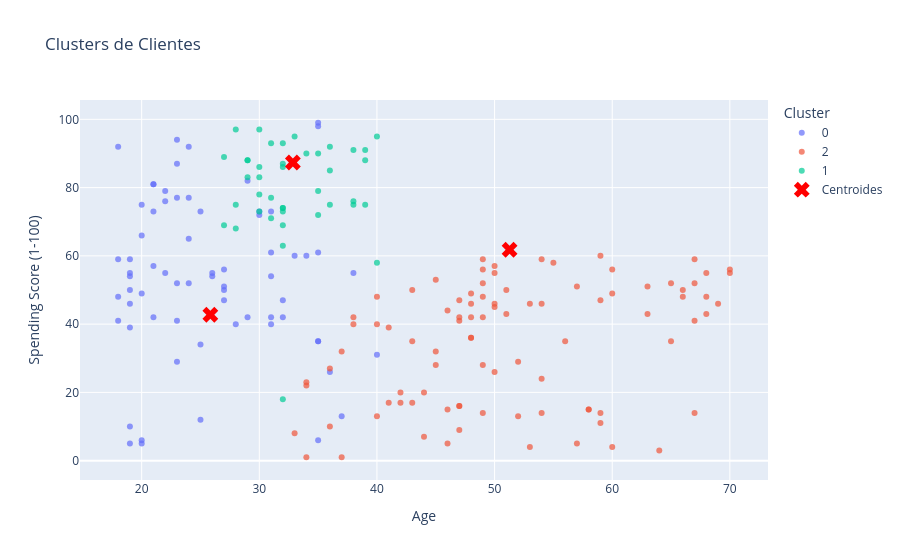

Write notebook code for a chart like this one.
### Code cell
# Criando um df com os dados originais e  rótulos de cluster
pen_clusters = pd.DataFrame({
    'Age': df['Age'],
    'Spending Score (1-100)': df['Spending Score (1-100)'],
    'cluster': labels.astype(str)
})

# Plotar os pontos de dados coloridos
fig = px.scatter(pen_clusters, x='Age', y='Spending Score (1-100)', color='cluster',
                 color_continuous_scale='viridis', opacity=0.7,
                 title='Clusters de Clientes')

# Adicionar os centroides ao gráfico
fig.add_scatter(x=centroides_originais[:, 0], y=centroides_originais[:, 1],
                mode='markers', marker=dict(color='red', symbol='x', size=14),
                name='Centroides')


fig.update_layout(xaxis_title='Age', yaxis_title='Spending Score (1-100)',
                  legend_title='Cluster')
fig.show()

### Figure 1 — Plotly figure (JSON) as saved in the notebook; plotly's stock layout.template omitted (floating-point values rounded to 4 significant figures)
{"data": [{"hovertemplate": "cluster=0<br>Age=%{x}<br>Spending Score (1-100)=%{y}<extra></extra>", "legendgroup": "0", "marker": {"color": "#636efa", "opacity": 0.7, "symbol": "circle"}, "mode": "markers", "name": "0", "orientation": "v", "showlegend": true, "type": "scatter", "x": [19, 21, 20, 23, 31, 22, 35, 23, 30, 35, 24, 37, 22, 35, 20, 35, 35, 25, 31, 29, 35, 40, 23, 21, 18, 21, 30, 36, 20, 24, 31, 24, 27, 29, 31, 33, 31, 27, 19, 18, 19, 32, 26, 23, 38, 21, 22, 34, 18, 32, 24, 27, 20, 23, 26, 21, 19, 19, 18, 19, 27, 23, 25, 20, 19, 28, 25, 19], "xaxis": "x", "y": [39, 81, 6, 77, 40, 76, 6, 94, 72, 99, 77, 13, 79, 35, 66, 98, 35, 73, 73, 82, 61, 31, 87, 73, 92, 81, 73, 26, 75, 92, 61, 65, 47, 42, 42, 60, 54, 51, 55, 59, 59, 47, 54, 52, 55, 57, 55, 60, 41, 42, 52, 50, 49, 41, 55, 42, 54, 46, 48, 50, 56, 29, 34, 5, 10, 40, 12, 5], "yaxis": "y"}, {"hovertemplate": "cluster=2<br>Age=%{x}<br>Spending Score (1-100)=%{y}<extra></extra>", "legendgroup": "2", "marker": {"color": "#EF553B", "opacity": 0.7, "symbol": "circle"}, "mode": "markers", "name": "2", "orientation": "v", "showlegend": true, "type": "scatter", "x": [64, 67, 58, 52, 46, 54, 45, 60, 53, 49, 42, 65, 48, 49, 50, 49, 59, 50, 47, 51, 69, 53, 70, 67, 54, 63, 43, 68, 70, 47, 60, 60, 59, 45, 40, 49, 57, 67, 46, 48, 55, 50, 68, 48, 40, 47, 48, 49, 67, 49, 66, 54, 68, 66, 65, 38, 63, 49, 51, 50, 38, 43, 59, 47, 44, 57, 48, 34, 43, 44, 47, 37, 34, 56, 50, 42, 36, 40, 36, 52, 58, 59, 37, 46, 41, 54, 41, 34, 33, 47, 45], "xaxis": "x", "y": [3, 14, 15, 29, 5, 14, 32, 4, 4, 14, 17, 35, 36, 28, 55, 52, 60, 45, 41, 50, 46, 46, 56, 52, 59, 51, 50, 48, 55, 42, 49, 56, 47, 53, 48, 42, 51, 41, 44, 46, 58, 46, 55, 49, 40, 47, 42, 48, 59, 56, 50, 46, 43, 48, 52, 42, 43, 59, 43, 57, 40, 35, 11, 9, 7, 5, 36, 22, 17, 20, 16, 1, 1, 35, 26, 20, 27, 13, 10, 13, 15, 14, 32, 15, 39, 24, 17, 23, 8, 16, 28], "yaxis": "y"}, {"hovertemplate": "cluster=1<br>Age=%{x}<br>Spending Score (1-100)=%{y}<extra></extra>", "legendgroup": "1", "marker": {"color": "#00cc96", "opacity": 0.7, "symbol": "circle"}, "mode": "markers", "name": "1", "orientation": "v", "showlegend": true, "type": "scatter", "x": [40, 39, 31, 40, 38, 39, 31, 29, 32, 35, 32, 32, 28, 32, 34, 39, 38, 27, 30, 30, 29, 31, 36, 33, 32, 28, 36, 30, 27, 35, 32, 29, 30, 28, 36, 32, 38, 35, 32, 32, 30], "xaxis": "x", "y": [58, 91, 77, 95, 75, 75, 71, 88, 73, 72, 93, 87, 97, 74, 90, 88, 76, 89, 78, 73, 83, 93, 75, 95, 63, 75, 92, 86, 69, 90, 86, 88, 97, 68, 85, 69, 91, 79, 74, 18, 83], "yaxis": "y"}, {"marker": {"color": "red", "size": 14, "symbol": "x"}, "mode": "markers", "name": "Centroides", "type": "scatter", "x": [25.84, 32.85, 51.27], "y": [42.75, 87.34, 61.8]}], "layout": {"legend": {"title": {"text": "Cluster"}, "tracegroupgap": 0}, "title": {"text": "Clusters de Clientes"}, "xaxis": {"anchor": "y", "domain": [0, 1], "title": {"text": "Age"}}, "yaxis": {"anchor": "x", "domain": [0, 1], "title": {"text": "Spending Score (1-100)"}}}}
